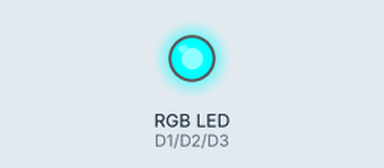
A sketch run on a simulated ESP8266 (NodeMCU). Shown: an RGB LED mixed from three pins (HIGH = lit).

Above: at 1.3 s.
At 15.49 s:
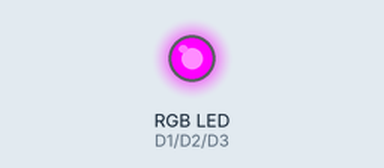
At 31.75 s:
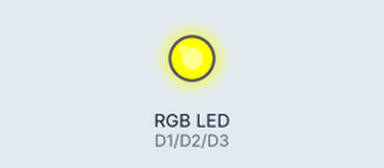
Timing chart, 0 to 32.6 s (numbered marks = the images above):
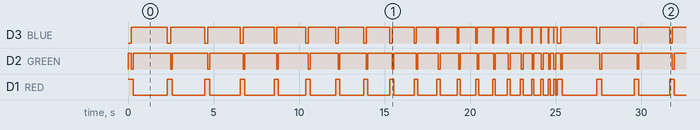

Measured:
- by itself, D3 (BLUE), D2 (GREEN), D1 (RED): moves between LOW and HIGH, repeating every 25.1 s
- by itself, everything shown: repeats every 25.1 s, in 49 steps

The sketch:

rgbd.ino
```cpp
int RED = D1;
int GREEN = D2;
int BLUE = D3;
void setup() {
pinMode(RED, OUTPUT);
pinMode(GREEN, OUTPUT);
pinMode(BLUE, OUTPUT);
}
void loop() {
for(int i=20;i>0;i--)
{
digitalWrite(RED,HIGH);
digitalWrite(GREEN,HIGH);
digitalWrite(BLUE,LOW);
delay (i*10);
digitalWrite(RED,HIGH);
digitalWrite(GREEN,LOW);
digitalWrite(BLUE,HIGH);
delay (1*100);
digitalWrite(RED,LOW);
digitalWrite(GREEN,HIGH);
digitalWrite(BLUE,HIGH);
delay (i*100);
}

}
```
